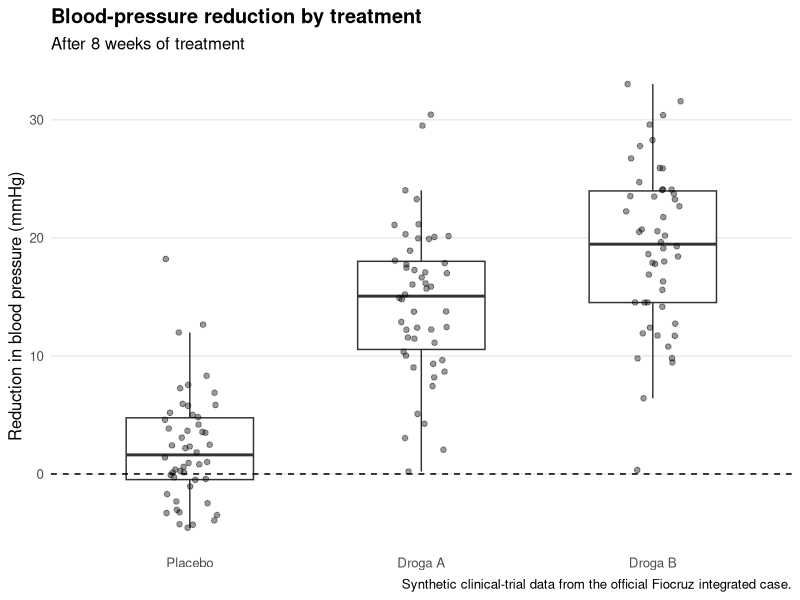
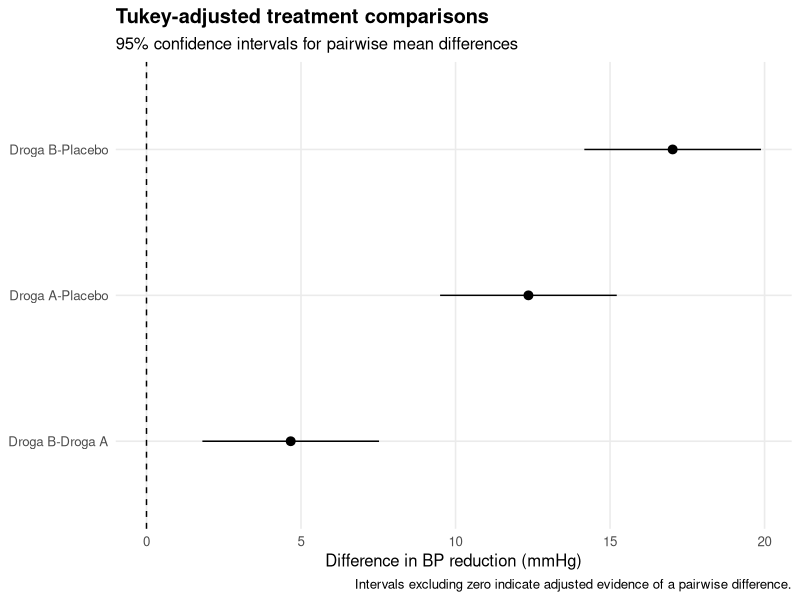

Write the R code that produced these figures, in order. (Note: this script raises an error after producing the figures.)
required <- c("dplyr", "readr", "ggplot2", "tibble", "broom")
missing <- required[!vapply(required, requireNamespace, logical(1), quietly = TRUE)]
if (length(missing) > 0) {
  cat("Installing missing packages:", paste(missing, collapse = ", "), "\n")
  install.packages(missing, repos = "https://cloud.r-project.org")
}

suppressPackageStartupMessages({
  library(dplyr)
  library(readr)
  library(ggplot2)
  library(tibble)
  library(broom)
})

set.seed(123)
n_por_grupo <- 50

dados_trat <- tibble(
  tratamento = factor(
    rep(c("Placebo", "Droga A", "Droga B"), each = n_por_grupo),
    levels = c("Placebo", "Droga A", "Droga B")
  ),
  pa_basal = round(rnorm(n_por_grupo * 3, 150, 10))
) |>
  mutate(
    reducao = case_when(
      tratamento == "Placebo" ~ rnorm(n(), mean = 2, sd = 5),
      tratamento == "Droga A" ~ rnorm(n(), mean = 15, sd = 6),
      tratamento == "Droga B" ~ rnorm(n(), mean = 20, sd = 7)
    )
  )

cat("\n============================================================\n")
cat("CASE 2 — TREATMENT COMPARISON\n")
cat("============================================================\n")

group_summary <- dados_trat |>
  group_by(tratamento) |>
  summarise(
    n = n(),
    mean_reduction = mean(reducao),
    sd_reduction = sd(reducao),
    minimum = min(reducao),
    maximum = max(reducao),
    .groups = "drop"
  )

cat("\nGroup summary:\n")
print(
  group_summary |>
    mutate(across(where(is.numeric), ~ round(.x, 3)))
)

p_box <- ggplot(
  dados_trat,
  aes(
    x = tratamento,
    y = reducao
  )
) +
  geom_boxplot(outlier.shape = NA, width = 0.55) +
  geom_jitter(width = 0.12, alpha = 0.4, size = 1.6) +
  geom_hline(yintercept = 0, linetype = "dashed") +
  labs(
    title = "Blood-pressure reduction by treatment",
    subtitle = "After 8 weeks of treatment",
    x = NULL,
    y = "Reduction in blood pressure (mmHg)",
    caption = "Synthetic clinical-trial data from the official Fiocruz integrated case."
  ) +
  theme_minimal(base_size = 12) +
  theme(
    plot.title = element_text(face = "bold"),
    panel.grid.minor = element_blank(),
    panel.grid.major.x = element_blank()
  )

ggsave(
  "practice/manual_attempts/module3_lesson4/case02_treatment_anova/outputs/treatment_bp_reduction_boxplot.png",
  p_box,
  width = 8,
  height = 5.5,
  dpi = 300,
  bg = "white"
)

modelo_anova <- aov(
  reducao ~ tratamento,
  data = dados_trat
)

anova_table <- broom::tidy(modelo_anova)
anova_p <- anova_table$p.value[anova_table$term == "tratamento"]

cat("\nANOVA:\n")
print(summary(modelo_anova))

tukey_raw <- TukeyHSD(modelo_anova, "tratamento")

tukey_table <- as.data.frame(tukey_raw$tratamento) |>
  rownames_to_column("comparison") |>
  as_tibble() |>
  rename(
    mean_difference = diff,
    ci_lower = lwr,
    ci_upper = upr,
    adjusted_p_value = `p adj`
  ) |>
  mutate(
    significant_0_05 = adjusted_p_value < 0.05
  )

cat("\nTukey comparisons:\n")
print(
  tukey_table |>
    mutate(across(where(is.numeric), ~ round(.x, 4)))
)

mod_lm <- lm(
  reducao ~ tratamento,
  data = dados_trat
)

lm_coefficients <- broom::tidy(
  mod_lm,
  conf.int = TRUE
)

p_tukey <- ggplot(
  tukey_table,
  aes(
    x = reorder(comparison, mean_difference),
    y = mean_difference,
    ymin = ci_lower,
    ymax = ci_upper
  )
) +
  geom_hline(yintercept = 0, linetype = "dashed") +
  geom_pointrange() +
  coord_flip() +
  labs(
    title = "Tukey-adjusted treatment comparisons",
    subtitle = "95% confidence intervals for pairwise mean differences",
    x = NULL,
    y = "Difference in BP reduction (mmHg)",
    caption = "Intervals excluding zero indicate adjusted evidence of a pairwise difference."
  ) +
  theme_minimal(base_size = 12) +
  theme(
    plot.title = element_text(face = "bold"),
    panel.grid.minor = element_blank()
  )

ggsave(
  "practice/manual_attempts/module3_lesson4/case02_treatment_anova/outputs/tukey_treatment_differences.png",
  p_tukey,
  width = 8,
  height = 5.5,
  dpi = 300,
  bg = "white"
)

decision_summary <- tukey_table |>
  mutate(
    interpretation = if_else(
      significant_0_05,
      "Evidence of a pairwise mean difference after Tukey adjustment",
      "No sufficient evidence of a pairwise mean difference after Tukey adjustment"
    )
  )

write_csv(
  dados_trat,
  "practice/manual_attempts/module3_lesson4/case02_treatment_anova/outputs/simulated_trial_data.csv"
)
write_csv(
  group_summary,
  "practice/manual_attempts/module3_lesson4/case02_treatment_anova/outputs/group_summary.csv"
)
write_csv(
  anova_table,
  "practice/manual_attempts/module3_lesson4/case02_treatment_anova/outputs/anova_table.csv"
)
write_csv(
  tukey_table,
  "practice/manual_attempts/module3_lesson4/case02_treatment_anova/outputs/tukey_pairwise_comparisons.csv"
)
write_csv(
  lm_coefficients,
  "practice/manual_attempts/module3_lesson4/case02_treatment_anova/outputs/lm_equivalent_coefficients.csv"
)
write_csv(
  decision_summary,
  "practice/manual_attempts/module3_lesson4/case02_treatment_anova/outputs/treatment_decision_summary.csv"
)

stopifnot(nrow(dados_trat) == 150)
stopifnot(all(group_summary$n == 50))
stopifnot(anova_p < 0.05)
stopifnot(sum(tukey_table$significant_0_05) >= 2)

mean_placebo <- group_summary$mean_reduction[group_summary$tratamento == "Placebo"]
mean_a <- group_summary$mean_reduction[group_summary$tratamento == "Droga A"]
mean_b <- group_summary$mean_reduction[group_summary$tratamento == "Droga B"]

stopifnot(mean_a > mean_placebo)
stopifnot(mean_b > mean_placebo)

required_figures <- c(
  "practice/manual_attempts/module3_lesson4/case02_treatment_anova/outputs/treatment_bp_reduction_boxplot.png",
  "practice/manual_attempts/module3_lesson4/case02_treatment_anova/outputs/tukey_treatment_differences.png"
)

stopifnot(all(file.exists(required_figures)))

cat("\n✅ M3 LESSON 4 · CASE 2 PASSED\n")
cat("ANOVA p-value:", format.pval(anova_p, digits = 3), "\n")
cat("Significant Tukey pairs:", sum(tukey_table$significant_0_05), "\n")
